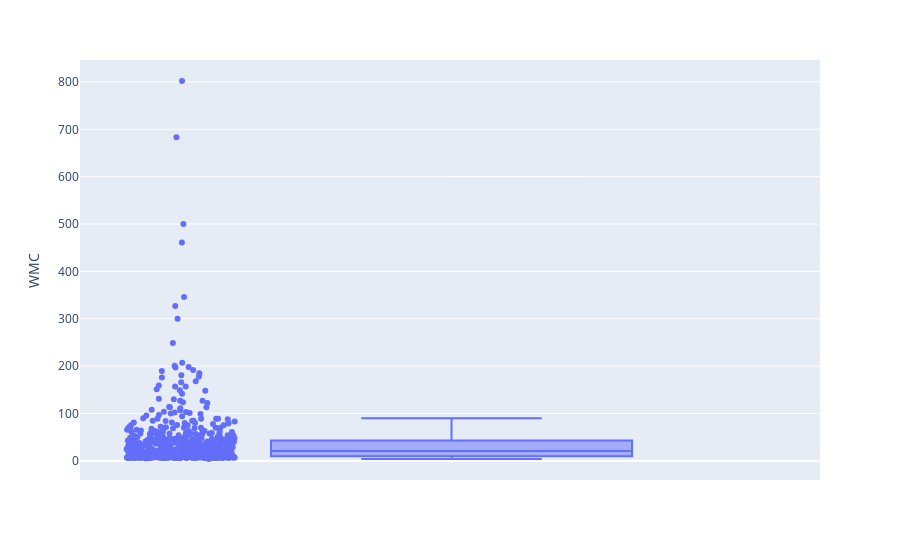

Here is the notebook cell this chart was saved with:
### Code cell
fig = px.box(df.reset_index(), y='WMC', hover_data=['class'], points='all')
fig.show()

### Figure 1 — Plotly figure (JSON) as saved in the notebook; plotly's stock layout.template omitted (floating-point values rounded to 4 significant figures; data arrays with more than 128 entries replaced by an {"elided": "..."} marker saying what was removed)
{"data": [{"alignmentgroup": "True", "boxpoints": "all", "customdata": {"elided": "632x1 str values"}, "hovertemplate": "WMC=%{y}<br>class=%{customdata[0]}<extra></extra>", "legendgroup": "", "marker": {"color": "#636efa"}, "name": "", "notched": false, "offsetgroup": "", "orientation": "v", "showlegend": false, "type": "box", "x0": " ", "xaxis": "x", "y": {"elided": "632 int values"}, "y0": " ", "yaxis": "y"}], "layout": {"autosize": true, "boxmode": "group", "legend": {"tracegroupgap": 0}, "margin": {"t": 60}, "xaxis": {"anchor": "y", "autorange": true, "domain": [0, 1], "range": [-0.5063, 0.5], "type": "category"}, "yaxis": {"anchor": "x", "autorange": true, "domain": [0, 1], "range": [-40.33, 846.3], "title": {"text": "WMC"}, "type": "linear"}}}
